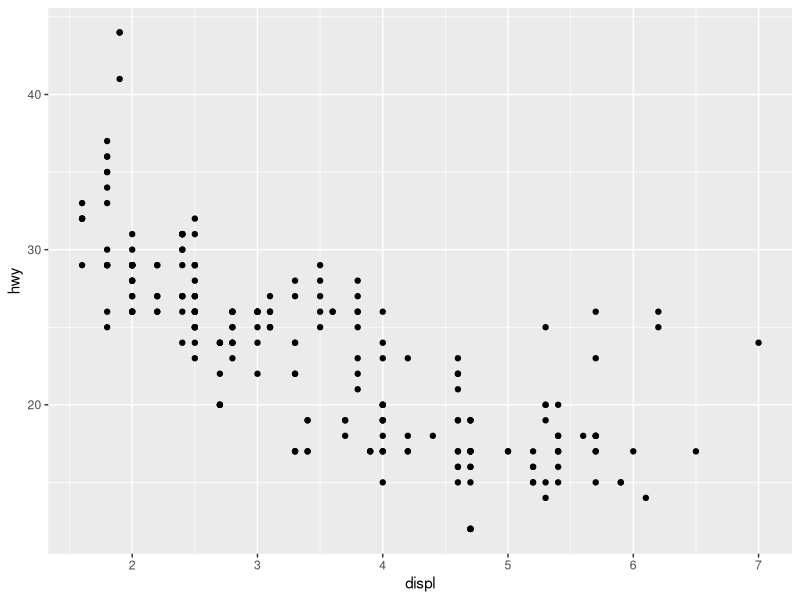
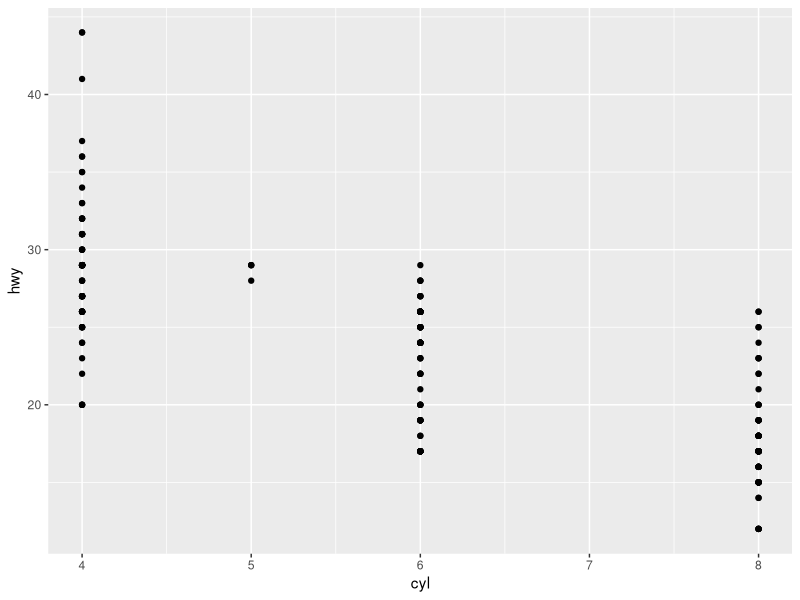
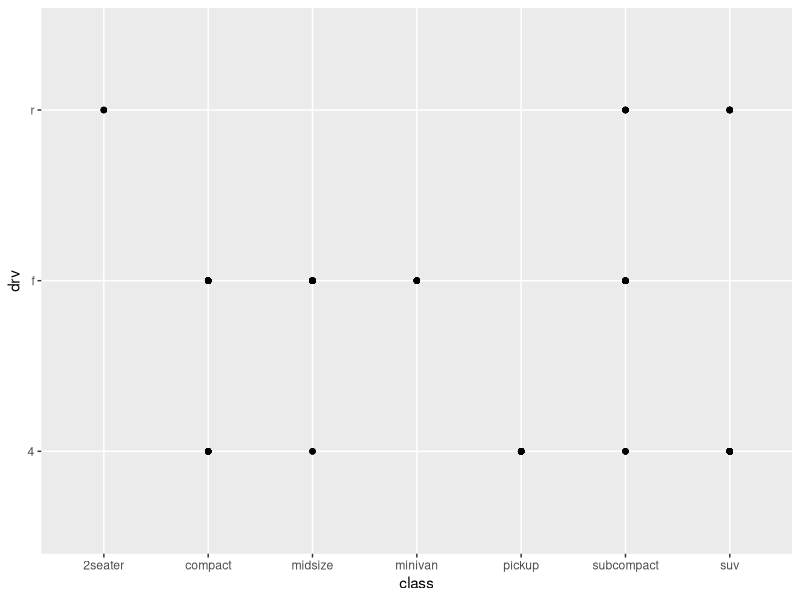
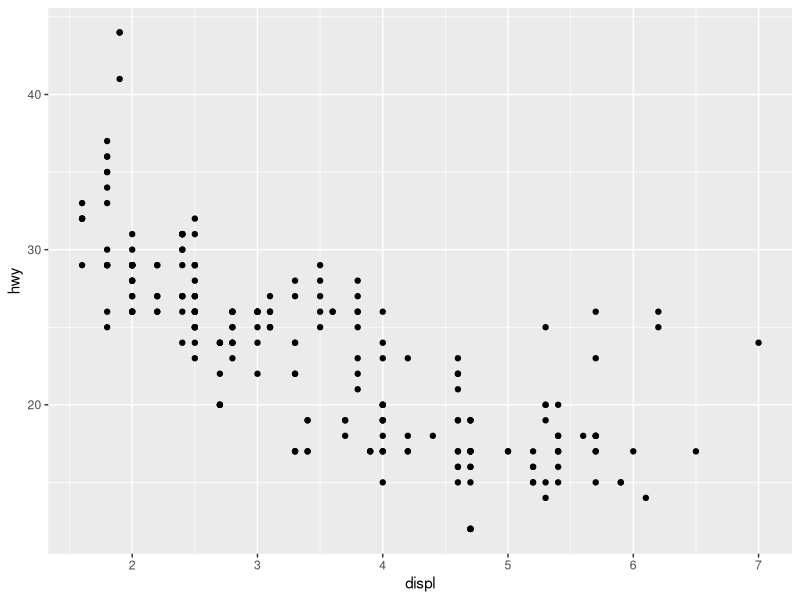
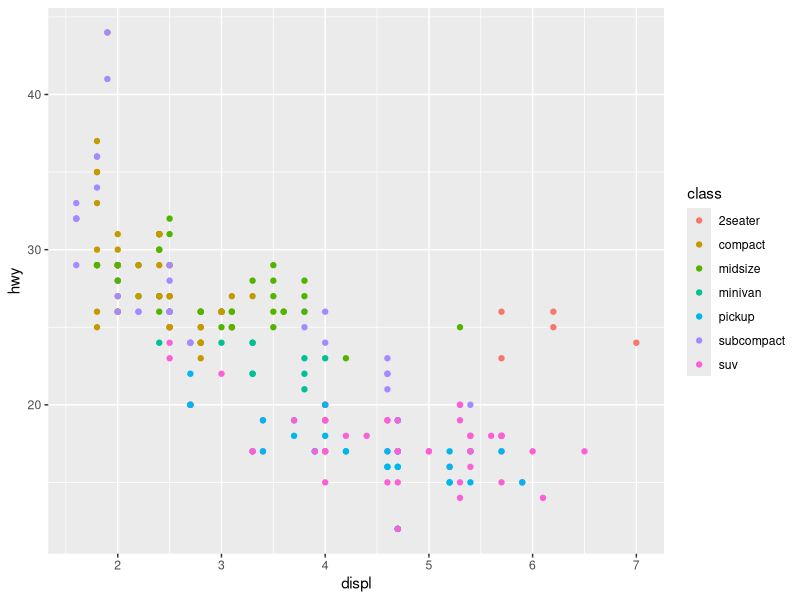
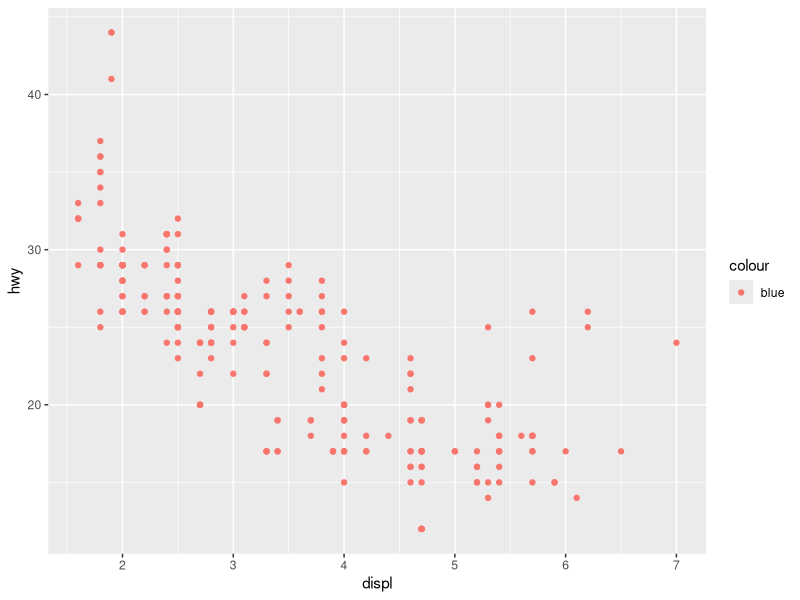
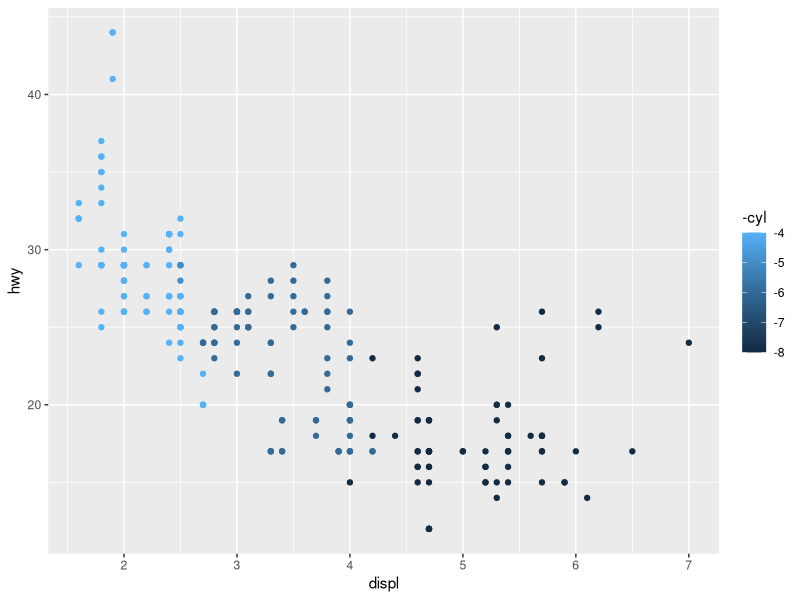
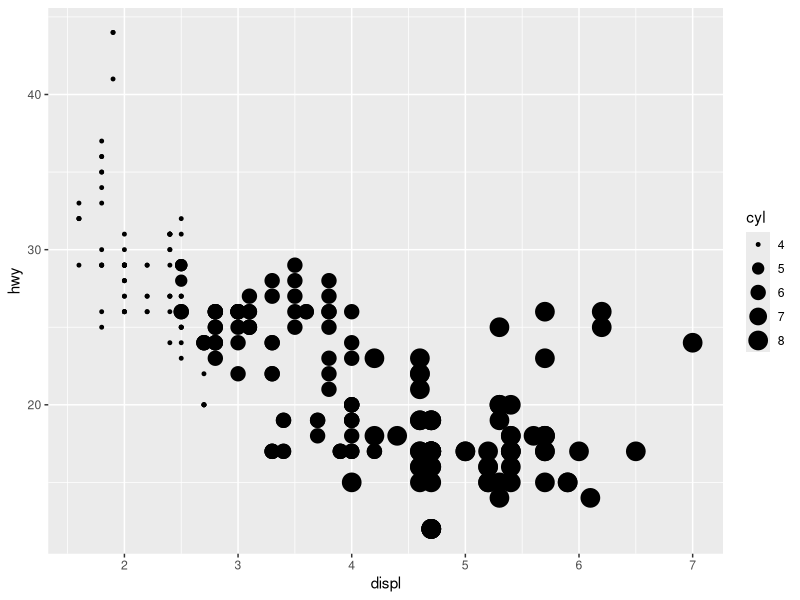

These charts were generated, in order, by the following R code:
## ---- chunk 1
knitr::opts_chunk$set(echo=TRUE, include = TRUE)
## ---- chunk 2
library(tidyverse)
## ---- chunk 3
head(mpg) # preview data
## ---- chunk 4
ggplot(data = mpg) +
    geom_point(mapping = aes(x = displ, y = hwy))
## ---- chunk 5
nrow(mpg)
## ---- chunk 6
ncol(mpg)
## ---- chunk 7
?mpg
## ---- chunk 8
ggplot(data = mpg) +
  geom_point(aes(x = cyl, y = hwy))
## ---- chunk 9
ggplot(data = mpg) +
      geom_point(aes(x = class, y = drv))
## ---- chunk 10
ggplot(data = mpg, aes(displ, hwy)) +
  geom_point()

## ---- chunk 11
ggplot(data = mpg, aes(displ, hwy)) +
  geom_point(aes(color = class))
## ---- chunk 12
ggplot(data = mpg) +
  geom_point(mapping = aes(x = displ, y = hwy, color = "blue"))
## ---- chunk 13
head(mpg)
## ---- chunk 14
ggplot(data = mpg) +
  geom_point(mapping = aes(x = displ, y = hwy, color = -cyl))
  # legend would need to be recalibrated here or need to find color setting to reverse scale
## ---- chunk 15
ggplot(data = mpg) +
  geom_point(mapping = aes(x = displ, y = hwy, size = cyl))
  # The scale difference between 4 and 8, or even 4 and 5 doesn't make any sense
## ---- chunk 16
ggplot(data = mpg) +
  geom_point(mapping = aes(x = displ, y = hwy, color = class, size = class))
## ---- chunk 17
?geom_point
## ---- chunk 18
ggplot(data = mpg) +
  geom_point(mapping = aes(x = displ, y = hwy, color = displ < 5))
## ---- chunk 19
ggplot(data = mpg) +
  geom_point(mapping = aes(x = displ, y = hwy)) +
  facet_wrap(~ class, nrow = 3)
## ---- chunk 20
ggplot(data = mpg) +
  geom_point(mapping = aes(x = displ, y = hwy)) +
  facet_grid(drv ~ cyl)
## ---- chunk 21
ggplot(data = mpg) +
  geom_point(mapping = aes(x = displ, y = hwy)) +
  facet_grid(class ~ .)
## ---- chunk 22
ggplot(data = mpg) +
  geom_point(mapping = aes(x = displ, y = hwy)) +
  facet_grid(. ~ cty)
## ---- chunk 23
ggplot(data = mpg) +
  geom_point(mapping = aes(x = drv, y = cyl))
## ---- chunk 24
?facet_wrap
?facet_grid
## ---- chunk 25
ggplot(data = mpg, mapping = aes(x = displ, y = hwy, color = drv)) + 
  geom_point() + 
  geom_smooth(se = FALSE)
## ---- chunk 26
d = ggplot(data = mpg, mapping = aes(x = displ, y = hwy)) +
  geom_point()
    
par(mfrow = c(3,2))

d +
  geom_smooth(se = FALSE)

d +
  geom_smooth(mapping = aes(group = drv), se = FALSE)

d1 = ggplot(data = mpg, mapping = aes(x = displ, y = hwy, color = drv)) +
      geom_point()

d1 +
  geom_smooth(se = FALSE)

d1 +
  geom_smooth(se = FALSE, mapping = aes(color = NULL))

d1 +
  geom_smooth(se = FALSE, mapping = aes(linetype = drv, color = NULL))

d1 +
  geom_point(mapping = aes(), shape = 21, color = 'white')
